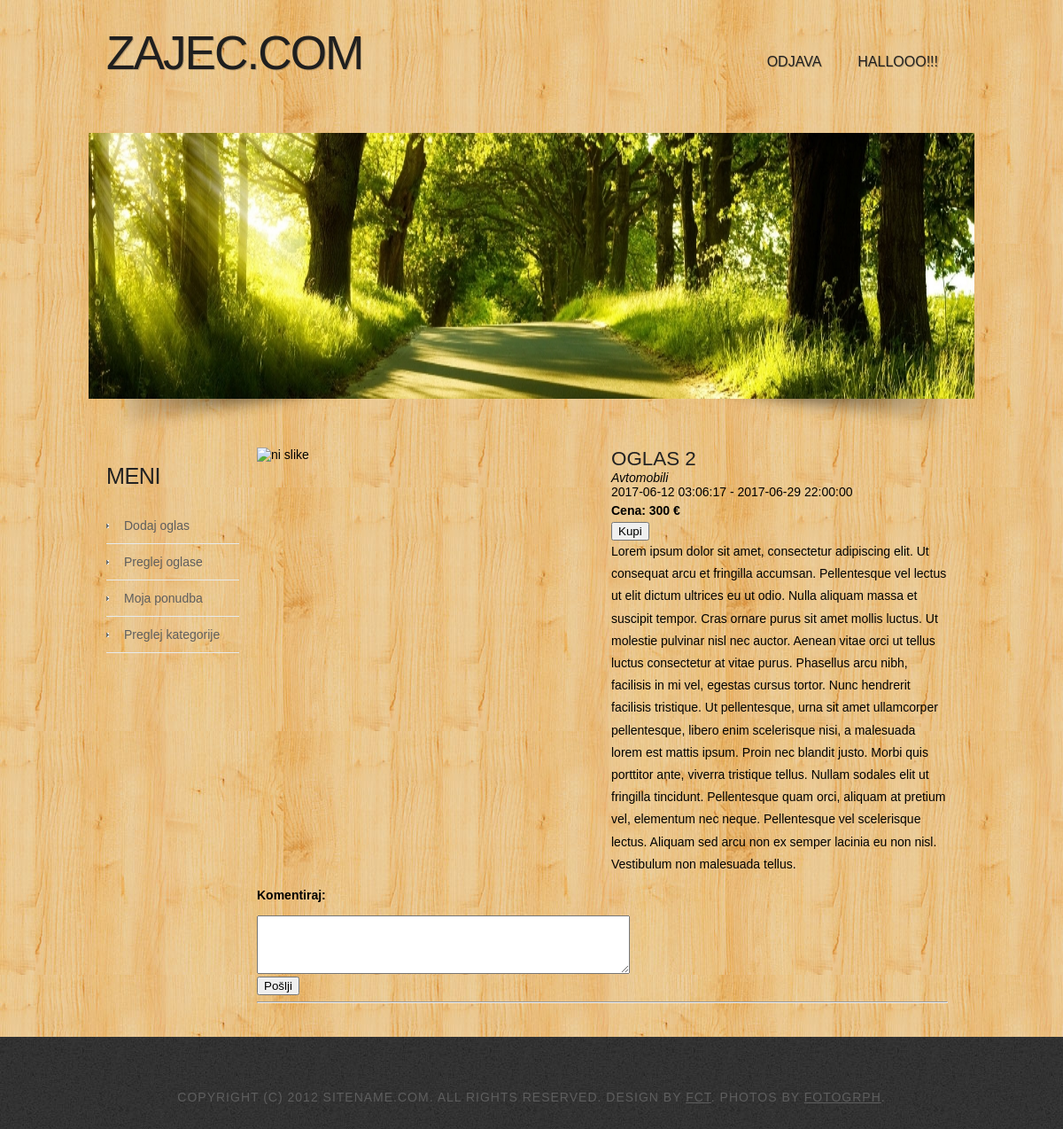
/ad_view.php?id=24 (signed in), run on the app's committed database.
### tables this page shows
CREATE TABLE `ads` (
  `id` int(11) NOT NULL,
  `category_id` int(11) NOT NULL,
  `user_id` int(11) NOT NULL,
  `title` varchar(50) NOT NULL,
  `date_b` timestamp NOT NULL DEFAULT CURRENT_TIMESTAMP ON UPDATE CURRENT_TIMESTAMP,
  `date_e` timestamp NOT NULL DEFAULT '0000-00-00 00:00:00',
  `description` text,
  `price` float NOT NULL,
  `bid` float NOT NULL DEFAULT 0,
  `high_bid` int(11),
  `auction` BOOLEAN NOT NULL DEFAULT false,
  `enabled` BOOLEAN NOT NULL DEFAULT TRUE
  
);

CREATE TABLE `categories` (
  `id` int(11) NOT NULL,
  `name` varchar(40) NOT NULL
);

### ad_view.php (the view, shortened to what this page needs)
<?php
include_once 'header.php';
include_once 'database.php';
$ad_id = (int) $_GET['id'];
$query = "SELECT a.title, a.date_b, a.date_e,
                    a.price, a.description, c.name,
                    a.user_id, a.bid
                FROM ads a INNER JOIN categories c
                ON a.category_id=c.id
              WHERE a.id = $ad_id";
$result = mysqli_query($conn, $query);
$ad = mysqli_fetch_array($result);
?>
<div id="ad">
    <div id="ad_pictures">
        <?php
        $query = "SELECT * FROM pictures
                WHERE ad_id = '$ad_id'";
        $result = mysqli_query($conn, $query);
        if (mysqli_num_rows($result) == 0) {
            echo '<img src="images/nopicture.jpg" alt="ni slike" width="120" />';
        }
        ?>
    </div>
    <div id="ad_data">
<?php
        echo '<h3>' . $ad['title'] . '</h3>';
        echo '<i>' . $ad['name'] . '</i><br />';
        echo $ad['date_b'] . ' - ' . $ad['date_e'];
        $query = "SELECT auction FROM ads WHERE id = '$ad_id'";
        $result = mysqli_query($conn, $query);
        $auction = mysqli_fetch_array($result);
        if($auction['auction'] == 1)
        {
          echo '<h4 id="cena">Izklicna cena: ' . $ad['price'] . ' €</h4>';
          echo '<h4 id="cena">Trenutna ponudba: ' . $ad['bid'] . ' €</h4>';
          echo '<div id="ponudba">Oddajte ponudbo: <form action="ad_bid.php" method="post"><input type="text"><input type="submit"></form></div>';
        }
        else
        {
          echo '<h4 id="cena">Cena: ' . $ad['price'] . ' €</h4>';
          echo '<div id="kupi"><form action="ad_bid.php" method="post"><input type="hidden" name="id" value'.$ad_id.'><input type="submit" value="Kupi"></form></div>';
        }
        echo '<p>' . $ad['description'] . '</p>';
?>
    </div>
    <div id="comments">
        <h4>Komentiraj:</h4>
        <form action="comments_insert.php" method="post">
            <textarea name="comment" cols="50" rows="4"></textarea>
            <br />
            <input type="submit" name ="submit" value="Pošlji" />
        </form>
        <hr>
    </div>
</div>
<?php
include_once 'nav_menu.php';
    include_once 'footer.php';
?>

### css/style.css (style rules this page uses)
body { margin: 0; padding: 0; background: #050505 url(../images/img01.jpg) repeat; font-family: Arial, Helvetica, sans-serif; font-size: 14px; color: black; }
h1, h2, h3 { margin: 0; padding: 0; text-transform: uppercase; font-weight: normal; font-family: 'Oswald', sans-serif; font-weight: 200; color: #222222; }
h3 { font-size: 1.6em; }
h4 { margin: 0px 0px 15px 0px; font-weight: bold; }
p, ul, ol { margin-top: 0; line-height: 180%; }
#ad_pictures { float: left; width: 396px; }
#ad_data { float: right; width: 380px; position: static; }
#comments { clear: both; width: 100%; margin-top: 20px; }
#cena { margin: 5px 0px 5px 0px; }

### data on the page
ads: title "OGLAS 2", category.name "Avtomobili", date_b "2017-06-12 03:06:17", date_e "2017-06-29 22:00:00", price "300", description "Lorem ipsum dolor sit amet, consectetur adipiscing elit. Ut consequat arcu et fringilla accumsan. Pellentesque vel lectus ut elit dictum ultrices eu ut odio. Nulla aliquam massa et suscipit tempor. Cras ornare purus sit amet mollis luctus. Ut molestie pulvinar nisl nec auctor. Aenean vitae orci ut tellus luctus consectetur at vitae purus. Phasellus arcu nibh, facilisis in mi vel, egestas cursus tortor. Nunc hendrerit facilisis tristique. Ut pellentesque, urna sit amet ullamcorper pellentesque, libero enim scelerisque nisi, a malesuada lorem est mattis ipsum. Proin nec blandit justo. Morbi quis porttitor ante, viverra tristique tellus. Nullam sodales elit ut fringilla tincidunt. Pellentesque…"

### other printed values
$_SESSION['name'] "HALLOOO!!!"
